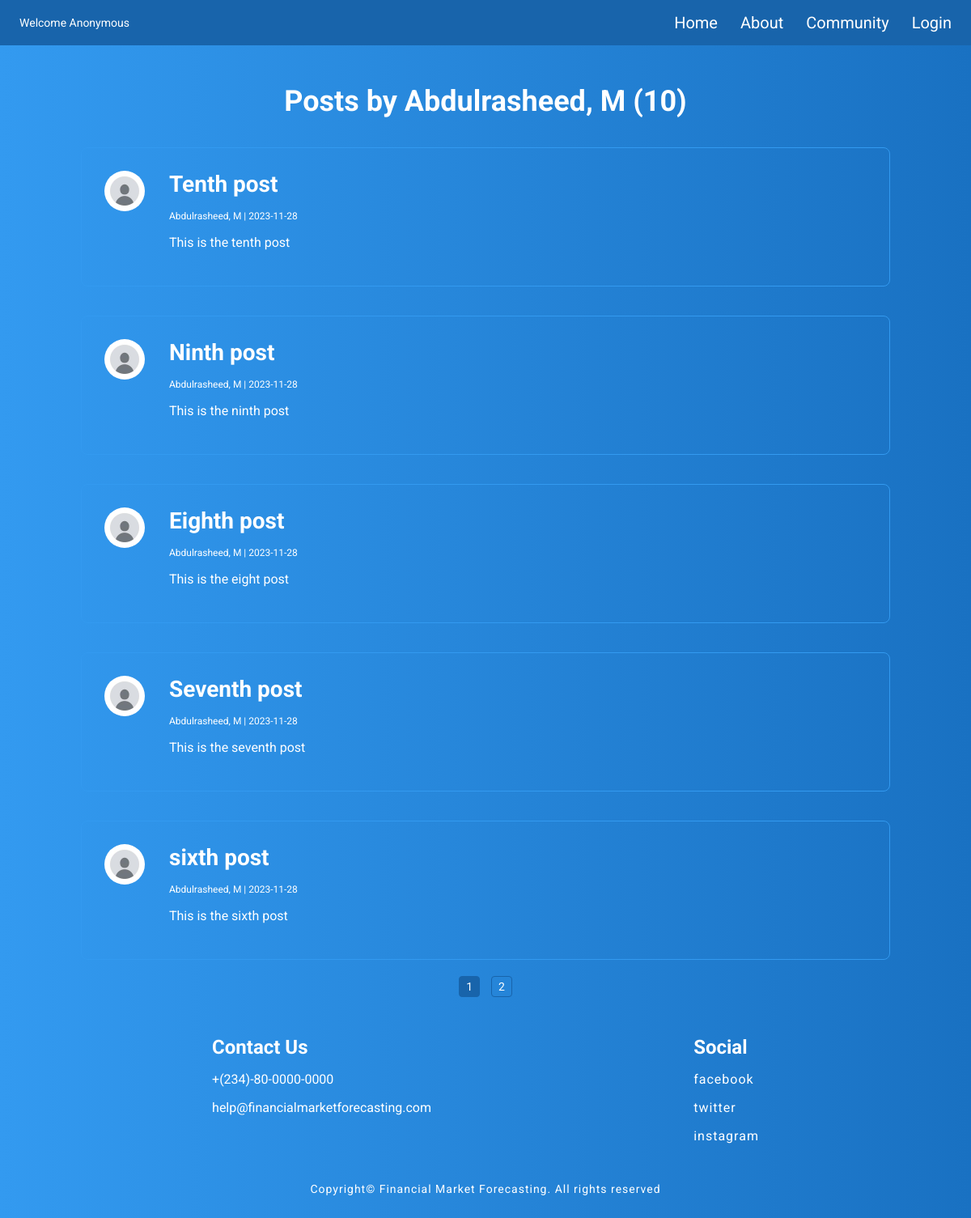
Screenshot of /user/mabdulrasheed1210@gmail.com with the database file from the repository.
### forecasting/models.py (models this page shows, shortened)
class User(db.Model, UserMixin):
     id = db.Column(db.Integer, primary_key=True)
     firstname = db.Column(db.String(25), nullable=False)
     lastname = db.Column(db.String(25), nullable=False)
     email = db.Column(db.String(25), unique=True, nullable=False)
     image_file = db.Column(db.String(20), nullable=False, default='default.jpg')
     password = db.Column(db.String(60), nullable=False)
     posts = db.relationship('Post', backref='author', lazy=True)

class Post(db.Model):
     id = db.Column(db.Integer, primary_key=True)
     title = db.Column(db.String(100), nullable=False)
     date_posted = db.Column(db.DateTime, nullable=False, default=datetime.utcnow)
     content = db.Column(db.Text, nullable=False)
     chart = db.Column(db.String(255))
     user_id = db.Column(db.Integer, db.ForeignKey('user.id'), nullable=False)

### forecasting/routes.py (the view)
@app.route("/user/<string:email>")
def user_posts(email):
    page = request.args.get('page', 1, type=int)
    user = User.query.filter_by(email=email).first_or_404()
    posts = Post.query.filter_by(author=user).order_by(Post.date_posted.desc()).paginate(page=page, per_page=5)
    return render_template('user_posts.html', title='User', posts=posts, user=user)

### forecasting/templates/user_posts.html
{% extends "layout.html"%}
{% block content %}
<h1 class="ideas">Posts by {{ user.firstname }}, {{ user.lastname[0] }} ({{ posts.total }})</h1>
{% for post in posts.items %}
<div class="shared-post">
  <div>
    <img src="{{ url_for('static', filename='uploads/' + post.author.image_file)}}" alt="profile" class="user-post-img">
  </div>
  <div class="post-content">
    <a href="{{ url_for('post', post_id=post.id) }}">
      <h3 class="post-content-header">{{ post.title }}</h3>
    </a>
    <p class="post-author-date">{{ post.author.firstname
      }}, {{ post.author.lastname[0] }} | {{
      post.date_posted.strftime('%Y-%m-%d') }}</p>
    <p class="post-comment">{{ post.content }}</p>
  </div>
</div>
{% endfor %}
<div class="pages">
  {% for page_num in posts.iter_pages(left_edge=1, right_edge=1, left_current=1, right_current=2) %}
  {% if page_num %}
  <a href="{{ url_for('user_posts', email= user.email, page=page_num)}}" {% if page_num==posts.page %}class="current" {%
    endif %}>{{
    page_num }}</a>
  {% else %}
  ...
  {% endif %}
  {% endfor %}
</div>
{% endblock content %}

### forecasting/templates/layout.html (shortened to what this page needs)
<!DOCTYPE html>
<html lang="en">
<head>
  <link rel="stylesheet" type="text/css" href="{{ url_for('static', filename='main.css') }}">
</head>
<body>
  <header class="nav-bar">
    {% if current_user.is_authenticated %}
    <p class="greeting">Welcome {{ current_user.firstname }}, {{ current_user.lastname }}</p>
    {% else %}
    <p class="greeting">Welcome Anonymous</p>
    {% endif %}
    <nav class="nav-link">
      <ul class="nav">
        <li><a href="{{ url_for('home') }}">Home</a></li>
        <li><a href="{{ url_for('about') }}">About</a></li>
        <li><a href="{{ url_for('community') }}">Community</a></li>
        {% if current_user.is_authenticated %}
        <li><a href="{{ url_for('new_post') }}">Share</a></li>
        <li><a href="#">Premium</a></li>
        <li><a href="{{ url_for('account') }}">Account</a>
        <li><a href="{{ url_for('logout') }}">Logout </a>
        </li>
        {% else %}
        <li>
          <a href="{{ url_for('login') }}">Login</a>
        </li>
        {% endif %}
      </ul>
    </nav>
  </header>
  <main class="cotainer">
    <section class="content">
      {% block content %} {% endblock content %}
    </section>
    <aside class="aside">
      <div>
        <h5 class="aside-header">Contact Us</h5>
        <ul class="aside-list">
          <li>+(234)-80-0000-0000</li>
          <li>help@financialmarketforecasting.com</li>
        </ul>
      </div>
      <div>
        <h5 class="aside-header">Social</h5>
        <ul class="aside-list">
          <li><a href="#">facebook</a></li>
          <li><a href="#">twitter</a></li>
          <li><a href="#">instagram</a></li>
        </ul>
      </div>
    </aside>
  </main>
  <footer>
    <p class="copyright">Copyright&copy; Financial Market Forecasting. All rights reserved</p>
  </footer>
</body>
</html>

### forecasting/static/main.css (style rules this page uses)
* { margin: 0; padding: 0; color: #fff; box-sizing: border-box; font-family: 'Roboto', sans-serif; }
body { background: linear-gradient(to right, #339af0, #1971c2); }
.nav-bar { display: flex; position: fixed; width: 100%; top: 0; z-index: 1000; justify-content: space-between; background-color: #1864ab; align-items: center; padding: 16px 24px; margin: 0 auto; }
.greeting { font-size: 14px; }
.nav { display: flex; gap: 28px; align-items: center; font-size: 20px; list-style-type: none; }
.nav-link a { text-decoration: none; }
.cotainer { max-width: 1000px; margin-top: 60px; margin-left: auto; margin-right: auto; position: relative; }
.copyright { font-size: 14px; text-align: center; letter-spacing: 1px; margin-bottom: 44px; padding: 8px 0; }
.aside { display: flex; justify-content: space-around; margin-top: 44px; margin-bottom: 24px; }
.aside-header { font-size: 24px; }
.aside-list { display: flex; flex-direction: column; list-style-type: none; gap: 16px; margin: 16px 0; }
.aside-list a { text-decoration: none; font-size: 16px; letter-spacing: 1px; }
.email, .password, .confirm-password, .firstname, .lastname, .title, .content { display: flex; flex-direction: column; font-size: 24px; margin-top: 16px; }
.ideas { font-size: 36px; text-align: center; margin-top: 44px; }
.shared-post { display: flex; margin-top: 36px; border-radius: 8px; padding: 28px; border: 1px solid #339af0; gap: 20px; }
.user-post-img { width: 50px; height: 50px; border-radius: 50%; }
.post-content { margin-left: 10px; display: flex; flex-direction: column; }
.post-content a { text-decoration: none; }
.post-content-header { font-size: 28px; margin-bottom: 16px; }
.post-author-date { font-size: 12px; margin-bottom: 16px; }
.post-comment { font-size: 16px; margin-bottom: 16px; }
.pages { text-align: center; margin-top: 16px; }
.pages a { display: inline-block; font-size: 14px; margin: 4px; padding: 4px 8px; text-decoration: none; border: 1px solid #1864ab; border-radius: 4px; }
.pages .current { background-color: #1864ab; }

### rows the page displays
User: firstname "Abdulrasheed", lastname "M"
Post: image_file (placeholder picture), title "Tenth post", author.firstname "Abdulrasheed", author "M", date_posted "2023-11-28", content "This is the tenth post"
Post: image_file (placeholder picture), title "Ninth post", author.firstname "Abdulrasheed", author "M", date_posted "2023-11-28", content "This is the ninth post"
Post: image_file (placeholder picture), title "Eighth post", author.firstname "Abdulrasheed", author "M", date_posted "2023-11-28", content "This is the eight post"
Post: image_file (placeholder picture), title "Seventh post", author.firstname "Abdulrasheed", author "M", date_posted "2023-11-28", content "This is the seventh post"
Post: image_file (placeholder picture), title "sixth post", author.firstname "Abdulrasheed", author "M", date_posted "2023-11-28", content "This is the sixth post"

### other values shown
{{ posts.total }} "10"
{{ page_num }} "1" "2"
